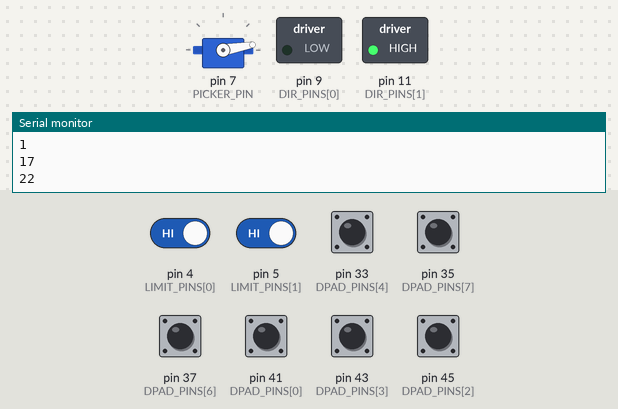
Bench run of a sketch on a simulated Arduino Mega 2560, built with avr-gcc and run on an emulated ATmega2560. On the bench: servo, switched loads named in the sketch (green lamp = pin HIGH), the last lines printed to the serial monitor. The inputs (shaded band) are chosen by the test bench; at power-on: pin 4 (LIMIT_PINS[0]), pin 5 (LIMIT_PINS[1]), pin 33 (DPAD_PINS[4]), pin 35 (DPAD_PINS[7]), pin 37 (DPAD_PINS[6]), pin 41 (DPAD_PINS[0]), pin 43 (DPAD_PINS[3]), pin 45 (DPAD_PINS[2]) HIGH. Pins used as bus, display or sensor lines are not drawn.

Above: at 1.9 s.
2.0 s: pin 43 (DPAD_PINS[3]) pulled LOW for 1 s
At 4.1 s:
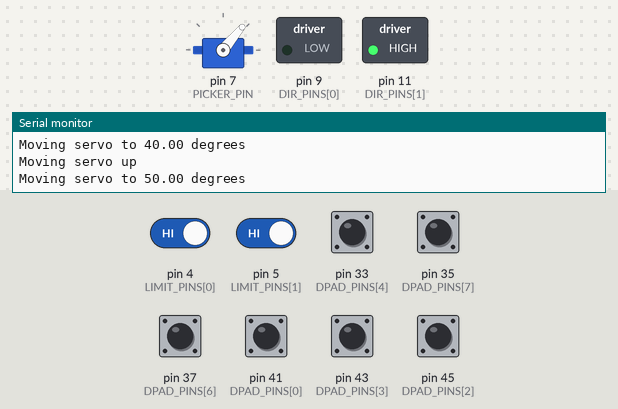
4.5 s: pin 33 (DPAD_PINS[4]) pulled LOW for 0.25 s
At 5.4 s:
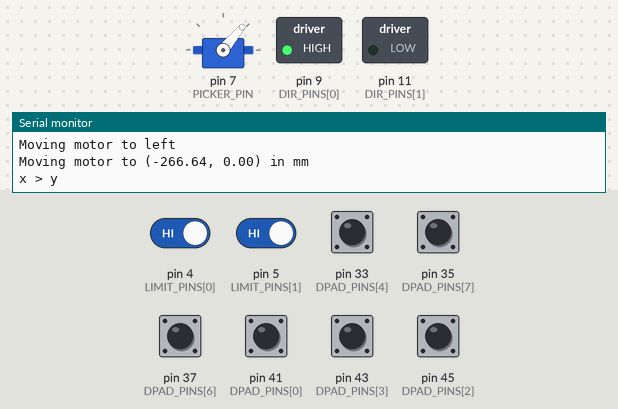
6.2 s: pin 35 (DPAD_PINS[7]) pulled LOW for 1 s
At 7.5 s:
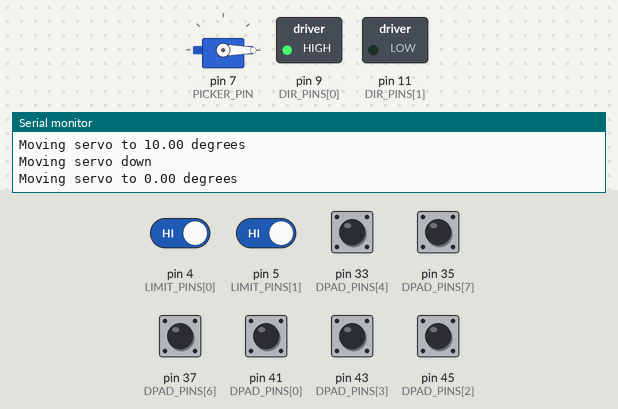
8.7 s: pin 37 (DPAD_PINS[6]) pulled LOW for 0.25 s
At 9.8 s:
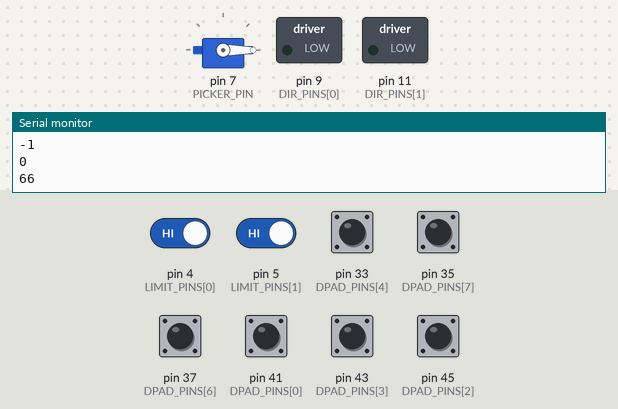
10.4 s: pin 43 (DPAD_PINS[3]) pulled LOW for 1 s
At 12.4 s:
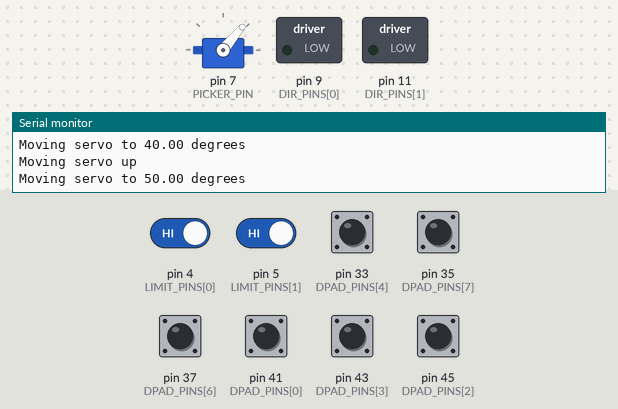
12.9 s: pin 43 (DPAD_PINS[3]) pulled LOW for 0.25 s
At 13.8 s:
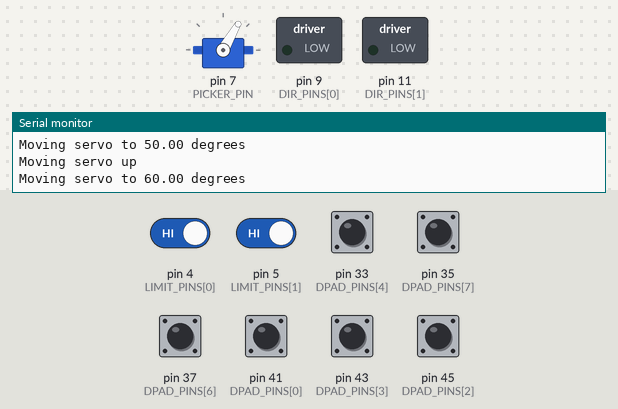
Timing chart, 0 to 15.6 s (numbered marks = the images above; inputs shaded):
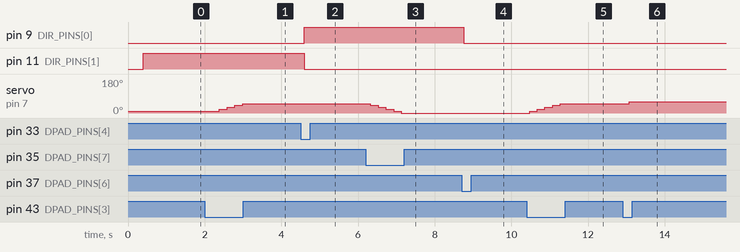

The sketch:

motor_calibration.ino
```cpp
#include <Wire.h>
#include <Servo.h>

#define SUBORDINATE_ADDR 8

// Order of pins follow:
/*
enum {
  JOYSTICK_0_POS_X_INDEX,
  JOYSTICK_1_POS_X_INDEX,
  JOYSTICK_0_POS_Y_INDEX,
  JOYSTICK_1_POS_Y_INDEX,
  JOYSTICK_0_NEG_X_INDEX,
  JOYSTICK_1_NEG_X_INDEX,
  JOYSTICK_0_NEG_Y_INDEX,
  JOYSTICK_1_NEG_Y_INDEX,
  JOYSTICK_0_BUTTON_INDEX,
  JOYSTICK_1_BUTTON_INDEX,
  JOYSTICK_PINS_COUNT
};
*/

// GPIO pins
// const uint8_t DPAD_PINS[10] = {31, 33, 35, 37, 39, 41, 43, 45, 47, 49};
const uint8_t DPAD_PINS[10] = {41, 39, 45, 43, 33, 31, 37, 35, 49, 47}; // swapped white and black
// x+, x+, y+, y+, x-, x-, y-, y-, confirm, confirm (white/black)
// const uint8_t DPAD_PINS[10] = {33, 31, 37, 35, 41, 39, 45, 43, 49, 47}; // wrong
const uint8_t LIMIT_PINS[4] = {4, 5, 2, 3}; // x-, x+, y-, y+
const uint8_t DIR_PINS[2] = {9, 11};   // x, y
const uint8_t PUL_PINS[2] = {10, 12};   // x, y
const uint8_t PICKER_PIN = 7;

// Piece picker
Servo piece_picker;
const uint8_t STEPS_PER_MM = 80;
const float MM_PER_SQUARE = 66.66; // width of chessboard squares in mm
const uint8_t GRAVEYARD_GAP = 10.0;   // gap between graveyard and chessboard in mm
const uint8_t STEP_DELAY = 100; // in us, is half the period of square wave
const uint8_t MOVE_DELAY = 1000; // in ms, delay between piece picker and gantry movement
const uint8_t PICKER_ANGLE[2] {10, 120}; // down angle, up angle
const int16_t CALIBRATE_COORD[2] = {(-3*MM_PER_SQUARE)-17, -22}; // actual calibrate coordinate relative to board origin
// const int8_t BED_LEVEL_OFFSET[8][8] = {
//   {0, 0, 0, 0, 0, 0, 0, 0},
//   {0, 0, 0, 0, 0, 0, 0, 0},
//   {0, 0, 0, 0, 0, 0, 0, 0},
//   {0, 0, 0, 0, 0, 0, 0, 0},
//   {0, 0, 0, 0, 0, 0, 0, 0},
//   {0, 0, 0, 0, 0, 0, 0, 0},
//   {0, 0, 0, 0, 0, 0, 0, 0},
//   {0, 0, 0, 0, 0, 0, 0, 0}
// }; // x, y
enum {
  X_AXIS,
  Y_AXIS,
  XY_AXIS
};

uint8_t x_0, x_1, y_0, y_1, motor_mode; // DO NOT use except for passing into motor_move_piece

uint8_t state = 0; // 0: idle/button poll, 1: motor, 2: motor done
int16_t motor_coord[2] = {-(floor(MM_PER_SQUARE*3) + GRAVEYARD_GAP), 0}; // x, y in mm

void stepper_square_wave(uint8_t mode, uint8_t delay) { // delay in us
  if (mode == XY_AXIS) {
    digitalWrite(PUL_PINS[X_AXIS], HIGH);
    digitalWrite(PUL_PINS[Y_AXIS], HIGH);
    delayMicroseconds(delay);
    digitalWrite(PUL_PINS[X_AXIS], LOW);
    digitalWrite(PUL_PINS[Y_AXIS], LOW);
  } else if (mode == X_AXIS || mode == Y_AXIS){
    digitalWrite(PUL_PINS[mode], HIGH);
    delayMicroseconds(delay);
    digitalWrite(PUL_PINS[mode], LOW);
  }
  delayMicroseconds(delay);
}

// void servo_bed_level(int8_t x, int8_t y, uint8_t angle) { // x and y in mm
//   piece_picker.write(angle + BED_LEVEL_OFFSET[floor(x/MM_PER_SQUARE)][floor(y/MM_PER_SQUARE)]);
// }

void motor_move_line(int8_t x_dir, int8_t y_dir, uint16_t dist, uint8_t delay) { // (x, y) -> [-1, 1], dist in mm, both x, y, cannot be 0
  uint8_t mode = -1; // init to invalid value

  digitalWrite(DIR_PINS[X_AXIS], x_dir < 0);
  digitalWrite(DIR_PINS[Y_AXIS], y_dir > 0);

  if (x_dir != 0 && y_dir != 0) {
    mode = XY_AXIS;
  } else if (x_dir != 0) {
    mode = X_AXIS;
  } else if (y_dir != 0) {
    mode = Y_AXIS;
  }

  for (int i = 0; i < dist*STEPS_PER_MM; i++) {
    stepper_square_wave(mode, delay);
    // servo_bed_level(motor_coord[0]+i*x_dir, motor_coord[1]+i*y_dir, angle);
  }
}

void motor_move(int16_t x, int16_t y, uint8_t delay, uint8_t taxicab) { // in mm
  uint16_t x_mag = abs(x-motor_coord[0]), y_mag = abs(y-motor_coord[1]);
  int8_t x_dir = (x-motor_coord[0]) > 0 ? 1 : -1, y_dir = (y-motor_coord[1]) > 0 ? 1 : -1;

  if (taxicab) {
    Serial.println("taxicab");
    motor_move_line(x_dir, 0, x_mag, delay);
    motor_move_line(0, y_dir, y_mag, delay);
  } else if (x_mag == y_mag) {
    Serial.println("x == y");
    motor_move_line(x_dir, y_dir, x_mag, delay);
  } else if (x_mag > y_mag) {
    Serial.println("x > y");
    motor_move_line(x_dir, y_dir, y_mag, delay);
    motor_move_line(x_dir, 0, x_mag-y_mag, delay);
  } else {
    Serial.println("x < y");

    Serial.println(x);
    Serial.println(y);
    Serial.println(x_dir);
    Serial.println(y_dir);
    Serial.println(x_mag);
    Serial.println(y_mag);

    motor_move_line(x_dir, y_dir, x_mag, delay);
    motor_move_line(0, y_dir, y_mag-x_mag, delay);
  }

  motor_coord[0] = x;
  motor_coord[1] = y;
}

void motor_move_piece(int16_t x_0, int16_t y_0, int16_t x_1, int16_t y_1, int8_t taxicab) { // in squares, but converted to mm
  if (x_0 < 0) {
    x_0 *= MM_PER_SQUARE;
    x_0 -= GRAVEYARD_GAP;
  } else if (x_0 > 7) {
    x_0 *= MM_PER_SQUARE;
    x_0 += GRAVEYARD_GAP;
  } else {
    x_0 *= MM_PER_SQUARE;
  }

  if (x_1 < 0) {
    x_1 *= MM_PER_SQUARE;
    x_1 -= GRAVEYARD_GAP;
  } else if (x_1 > 7) {
    x_1 *= MM_PER_SQUARE;
    x_1 += GRAVEYARD_GAP;
  } else {
    x_1 *= MM_PER_SQUARE;
  }

  y_0 *= MM_PER_SQUARE;
  y_1 *= MM_PER_SQUARE;

  piece_picker.write(PICKER_ANGLE[0]);
  delay(MOVE_DELAY);
  Serial.println("First move");
  Serial.println(motor_coord[0]);
  Serial.println(motor_coord[1]);
  Serial.println(x_0);
  Serial.println(y_0);
  motor_move(x_0, y_0, STEP_DELAY, false);
  delay(MOVE_DELAY);
  piece_picker.write(PICKER_ANGLE[1]);
  delay(MOVE_DELAY);

  if (taxicab) {
    int x_a, y_a, x_b, y_b;
    x_a = x_0 < x_1 ? x_0 + (MM_PER_SQUARE/2) : x_0 - (MM_PER_SQUARE/2);
    y_a = y_0 < y_1 ? y_0 + (MM_PER_SQUARE/2) : y_0 - (MM_PER_SQUARE/2);
    x_b = x_0 < x_1 ? x_1 - (MM_PER_SQUARE/2) : x_1 + (MM_PER_SQUARE/2);
    y_b = y_0 < y_1 ? y_1 - (MM_PER_SQUARE/2) : y_1 + (MM_PER_SQUARE/2);

    x_a = min(max(x_a, (int)(-2.5*MM_PER_SQUARE)), (int)(13.5*MM_PER_SQUARE));
    y_a = min(max(y_a, (int)(MM_PER_SQUARE/2)), (int)(7.5*MM_PER_SQUARE));
    x_b = min(max(x_b, (int)(-2.5*MM_PER_SQUARE)), (int)(13.5*MM_PER_SQUARE));
    y_b = min(max(y_b, (int)(MM_PER_SQUARE/2)), (int)(7.5*MM_PER_SQUARE));

    motor_move(x_a, y_a, STEP_DELAY, false);
    motor_move(x_b, y_b, STEP_DELAY, true);
  }

  Serial.println("Second move");
  Serial.println(motor_coord[0]);
  Serial.println(motor_coord[1]);
  Serial.println(x_1);
  Serial.println(y_1);
  motor_move(x_1, y_1, STEP_DELAY, false);
  delay(MOVE_DELAY);
  piece_picker.write(PICKER_ANGLE[0]);
  delay(MOVE_DELAY);
}

void motor_move_calibrate() {
  piece_picker.write(PICKER_ANGLE[0]);
  delay(MOVE_DELAY);
  motor_move(-3*MM_PER_SQUARE, 0, STEP_DELAY, false);

  digitalWrite(DIR_PINS[X_AXIS], 1); // default x, y, to go to origin (to fix mis-wired drivers)
  digitalWrite(DIR_PINS[Y_AXIS], 0);

  while (!digitalRead(LIMIT_PINS[0])) {
    stepper_square_wave(X_AXIS, STEP_DELAY);
  }

  while (!digitalRead(LIMIT_PINS[1])) {
    stepper_square_wave(Y_AXIS, STEP_DELAY);
  }

  motor_coord[0] = CALIBRATE_COORD[0];
  motor_coord[1] = CALIBRATE_COORD[1];
  motor_move(-3*MM_PER_SQUARE, 0, STEP_DELAY, false);
}

double motor_x, motor_y, servo_angle;
bool value_changed, servo_value_changed;

void setup() {
  for (uint8_t i = 0; i < 10; i++) pinMode(DPAD_PINS[i], INPUT_PULLUP); // Set pins as input with pull-up resistors
  for (uint8_t i = 0; i < 4; i++) pinMode(LIMIT_PINS[i], INPUT_PULLUP);
  for (uint8_t i = 0; i < 2; i++) pinMode(DIR_PINS[i], OUTPUT);
  for (uint8_t i = 0; i < 2; i++) pinMode(PUL_PINS[i], OUTPUT);
  pinMode(PICKER_PIN, OUTPUT);

  Serial.begin(9600);
  Serial.println("Starting up...");

  piece_picker.attach(PICKER_PIN);
  motor_move_calibrate();

  motor_x = -3*MM_PER_SQUARE;
  motor_y = 0;
  servo_angle = 0;
}

void loop() {
  value_changed = false;  // Reset value changed flag
  servo_value_changed = false;  // Reset servo value changed flag

  if (digitalRead(DPAD_PINS[0]) == 0) {
    // Move motor to right.
    Serial.println("Moving motor to right");
    motor_x += MM_PER_SQUARE;
    value_changed = true;
  } else if (digitalRead(DPAD_PINS[4]) == 0) {
    // Move motor to left.
    Serial.println("Moving motor to left");
    motor_x -= MM_PER_SQUARE;
    value_changed = true;
  }

  if (digitalRead(DPAD_PINS[2]) == 0) {
    // Move motor up.
    Serial.println("Moving motor up");
    motor_y += MM_PER_SQUARE;
    value_changed = true;
  } else if (digitalRead(DPAD_PINS[6]) == 0) {
    // Move motor down.
    Serial.println("Moving motor down");
    motor_y -= MM_PER_SQUARE;
    value_changed = true;
  }

  if (digitalRead(DPAD_PINS[3]) == 0) {
    // Move servo up.
    Serial.println("Moving servo up");
    servo_angle += 10;
    if (servo_angle > 180) {
      servo_angle = 180;
    }
    servo_value_changed = true;
  } else if (digitalRead(DPAD_PINS[7]) == 0) {
    // Move servo down.
    Serial.println("Moving servo down");
    servo_angle -= 10;
    if (servo_angle < 0) {
      servo_angle = 0;
    }
    servo_value_changed = true;
  }

  if (value_changed) {
    Serial.print("Moving motor to (");
    Serial.print(motor_x);
    Serial.print(", ");
    Serial.print(motor_y);
    Serial.println(") in mm");
    motor_move(motor_x, motor_y, STEP_DELAY, false); // Move motor to new coordinates
  }

  if (servo_value_changed) {
    Serial.print("Moving servo to ");
    Serial.print(servo_angle);
    Serial.println(" degrees");
    piece_picker.write(servo_angle);  // Move servo to new angle
  }

  delay(200); // Debounce delay
}
```

Measured:
- after the input at 2.0 s, servo on pin 7 (PICKER_PIN): 10° → 20° after 0.39 s, → 30° 0.20 s later, → 40° 0.20 s later, → 50° 0.20 s later
- after the input at 4.5 s, pin 9 (DIR_PINS[0]): LOW → HIGH after 0.09 s; pin 11 (DIR_PINS[1]): HIGH → LOW after 0.09 s
- after the input at 6.2 s, servo on pin 7 (PICKER_PIN): moves from 50° to 0° over 0.80 s, starting after 0.13 s
- after the input at 8.7 s, pin 9 (DIR_PINS[0]): HIGH → LOW after 0.06 s
- after the input at 10.4 s, servo on pin 7 (PICKER_PIN): moves from 0° to 50° over 0.80 s, starting after 0.07 s
- after the input at 12.9 s, servo on pin 7 (PICKER_PIN): 50° → 60° after 0.18 s
